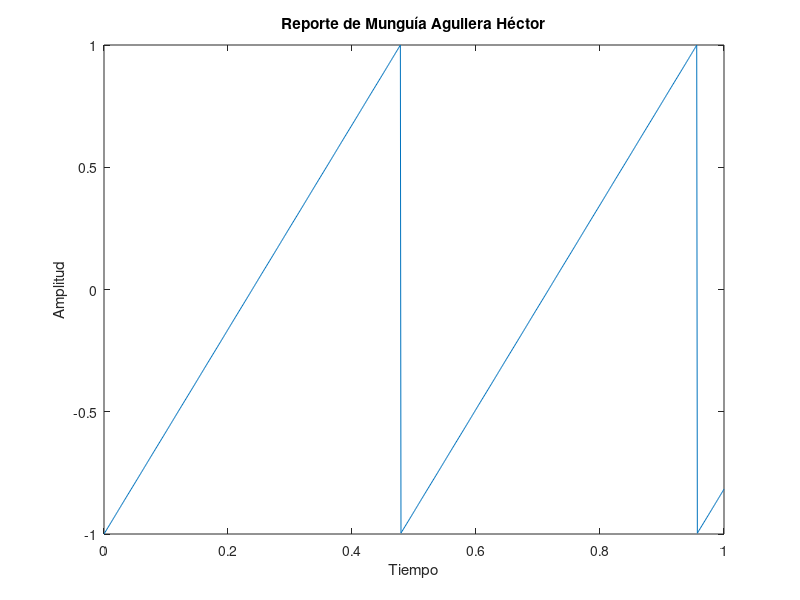

Source code (MATLAB):
fs = 1000;
	t = 0:1/fs:1;
	A = 1;
	w = 10 + pi;
	st = A * sawtooth(w * t);
	plot (t, st);
xlabel ('Tiempo');
ylabel('Amplitud');
title('Reporte de Munguía Aguilera Héctor');